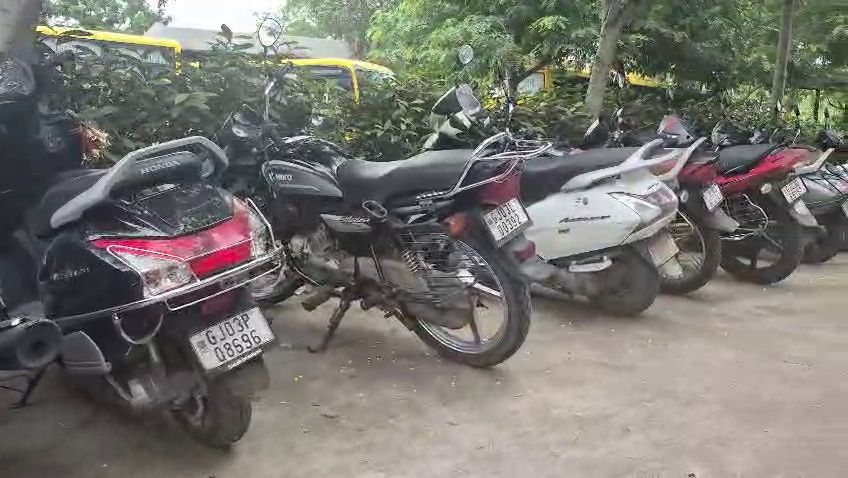
#> input picture TRINETRA-AI-main/hack/trinetra_detection/sample_data/sample_1.jpg, 848 x 478 px
$ python -i analyze_video.py   (imports and definitions only)   (older library calls are emulated)
#> lines starting #> are read from the running program, lines starting #| are printed output that depends on the picture
#!/usr/bin/env python3
"""Inspect a traffic/CCTV video (or domain stills) and write a footage report.

    python training/analyze_video.py --video feeds/reference_traffic.mp4
    python training/analyze_video.py                 # stills + any local video

The report is what the rest of the training config is based on: resolution,
FPS, vehicle scale, plate pixel size, lighting, overlap, motion.
"""
from __future__ import annotations

import argparse
import json
import sys
from pathlib import Path

import cv2
import numpy as np

from common import (
    DOMAIN_STILLS,
    FEEDS_DIR,
    FRAMES_DIR,
    REFERENCE_BYTES,
    REFERENCE_DRIVE_URL,
    REFERENCE_FILENAME,
    REFERENCE_VIDEO,
    REPORTS,
    VEHICLE_CLASSES,
    ensure_dirs,
)


def _open_video(path: Path):
    cap = cv2.VideoCapture(str(path))
    if not cap.isOpened():
        raise SystemExit(f"cannot open video: {path}")
    return cap


def _sample_indices(n: int, k: int) -> list:
    if n <= 0:
        return []
    k = min(k, n)
    if k == 1:
        return [0]
    return [int(round(i * (n - 1) / (k - 1))) for i in range(k)]


def _brightness_stats(frame: np.ndarray) -> dict:
    gray = cv2.cvtColor(frame, cv2.COLOR_BGR2GRAY)
    return {
        "mean": round(float(gray.mean()), 2),
        "std": round(float(gray.std()), 2),
        "min": int(gray.min()),
        "max": int(gray.max()),
    }


def _blur_score(frame: np.ndarray) -> float:
    gray = cv2.cvtColor(frame, cv2.COLOR_BGR2GRAY)
    return float(cv2.Laplacian(gray, cv2.CV_64F).var())


# [4 lines left out: function _motion_score, not called in this run]


def analyze_video(path: Path, n_samples: int = 24) -> dict:
#> called with n_samples = 24
    cap = _open_video(path)
    w = int(cap.get(cv2.CAP_PROP_FRAME_WIDTH) or 0)
    h = int(cap.get(cv2.CAP_PROP_FRAME_HEIGHT) or 0)
    fps = float(cap.get(cv2.CAP_PROP_FPS) or 0.0)
    n = int(cap.get(cv2.CAP_PROP_FRAME_COUNT) or 0)
    duration = (n / fps) if fps > 1e-3 else 0.0
    fourcc = int(cap.get(cv2.CAP_PROP_FOURCC) or 0)
    codec = "".join(chr((fourcc >> 8 * i) & 0xFF) for i in range(4)).strip() or "unknown"

    idxs = _sample_indices(n, n_samples) if n > 0 else list(range(n_samples))
    frames = []
    blur_scores = []
    bright = []
    motion = []
    prev = None
    grabbed = 0
    if n > 0:
        for i in idxs:
            cap.set(cv2.CAP_PROP_POS_FRAMES, i)
            ok, frame = cap.read()
            if not ok or frame is None:
                continue
            grabbed += 1
            frames.append(frame)
            blur_scores.append(_blur_score(frame))
            bright.append(_brightness_stats(frame))
            if prev is not None:
                motion.append(_motion_score(prev, frame))
            prev = frame
#> this loop made 1 pass
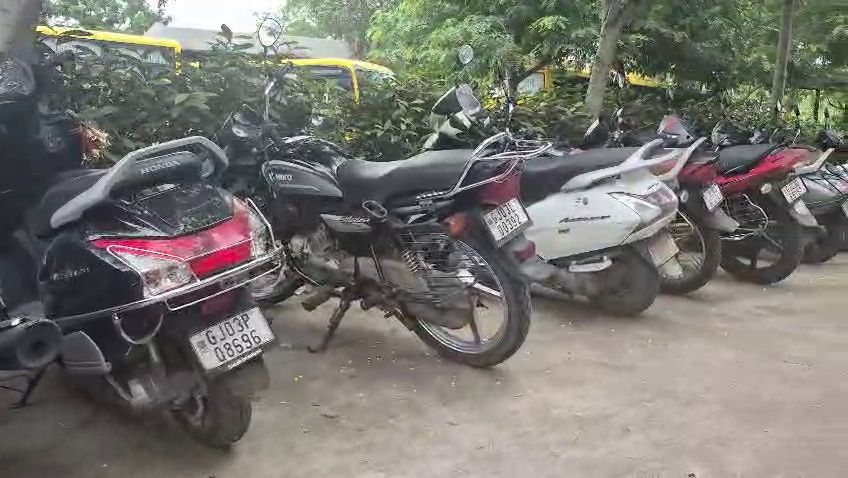
#> input picture TRINETRA-AI-main/hack/trinetra_detection/sample_data/sample_1.jpg, 848 x 478 px
#> pass 1, in _blur_score, `gray = cv2.cvtColor(frame, cv2.COLOR_BGR2GRAY)`:
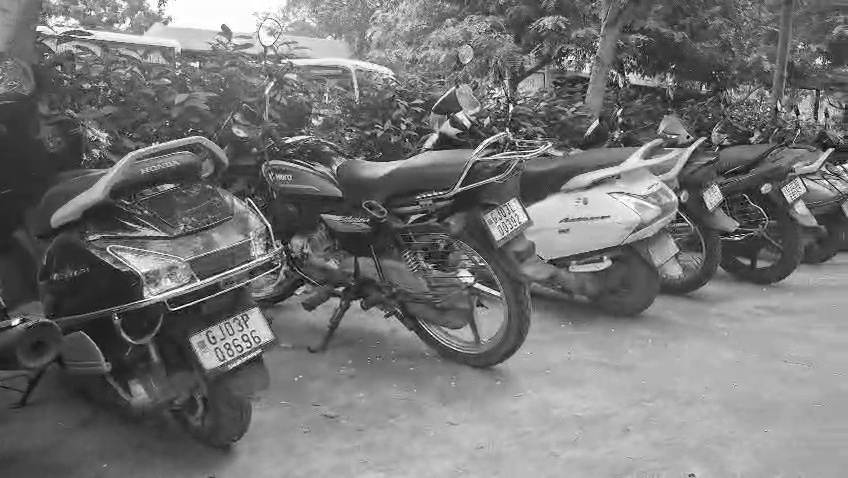
#> gray: shape (478, 848); min 0, max 255, mean 116.5
#> frame is the input picture: shape (478, 848, 3); mean B, G, R 111.1, 116.6, 118.4
#> after the loop, blur_scores = [2537]; bright = 1 item; frames = 1 item; grabbed = 1; motion = []
    else:
        # Some containers don't expose frame count — read sequentially.
        while grabbed < n_samples:
            ok, frame = cap.read()
            if not ok:
                break
            grabbed += 1
            frames.append(frame)
            blur_scores.append(_blur_score(frame))
            bright.append(_brightness_stats(frame))
            if prev is not None:
                motion.append(_motion_score(prev, frame))
            prev = frame
    cap.release()

    if not frames:
        raise SystemExit(f"no frames decoded from {path}")

    # Persist a few preview JPEGs for the report.
#> (the run stopped early here; a loop or call above may not have finished)

$ run again, on TRINETRA-AI-main/hack/trinetra_detection/sample_data/sample_2.jpg
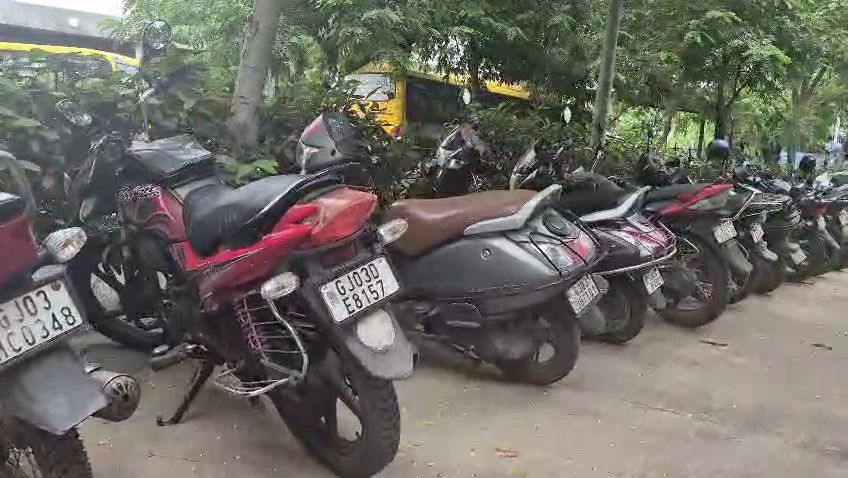
#> input picture TRINETRA-AI-main/hack/trinetra_detection/sample_data/sample_2.jpg, 848 x 478 px
#> the loop in analyze_video, `for i in idxs:` made 1 pass
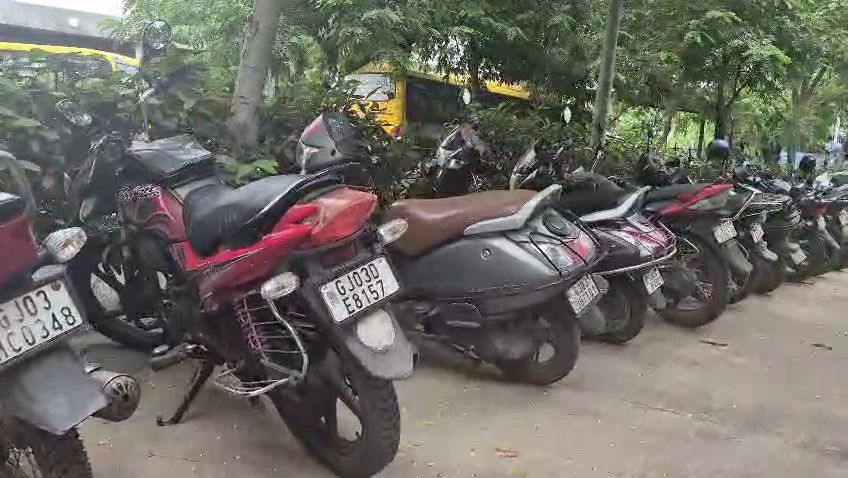
#> input picture TRINETRA-AI-main/hack/trinetra_detection/sample_data/sample_2.jpg, 848 x 478 px
#> pass 1, in _blur_score, `gray = cv2.cvtColor(frame, cv2.COLOR_BGR2GRAY)`:
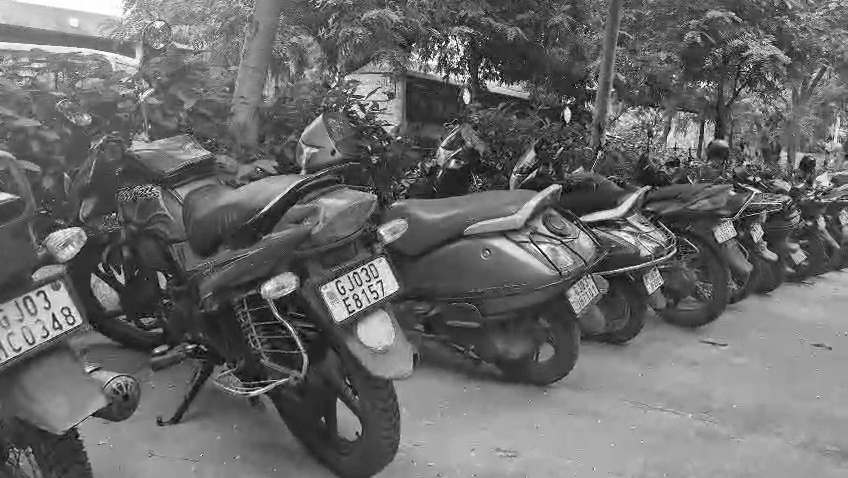
#> gray: shape (478, 848); min 0, max 255, mean 105.9
#> in analyze_video, frame is the input picture: shape (478, 848, 3); mean B, G, R 99.4, 106, 108.3
#> after the loop in analyze_video, `for i in idxs:`: blur_scores = [3027.7]; bright = 1 item; grabbed = 1; motion = []

$ run again, on TRINETRA-AI-main/hack/trinetra_detection/sample_data/sample_3.jpg
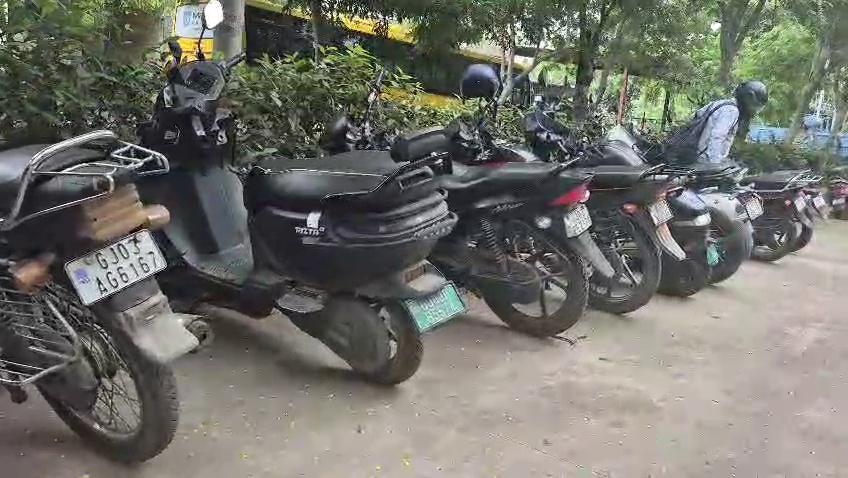
#> input picture TRINETRA-AI-main/hack/trinetra_detection/sample_data/sample_3.jpg, 848 x 478 px
#> the loop in analyze_video, `for i in idxs:` made 1 pass
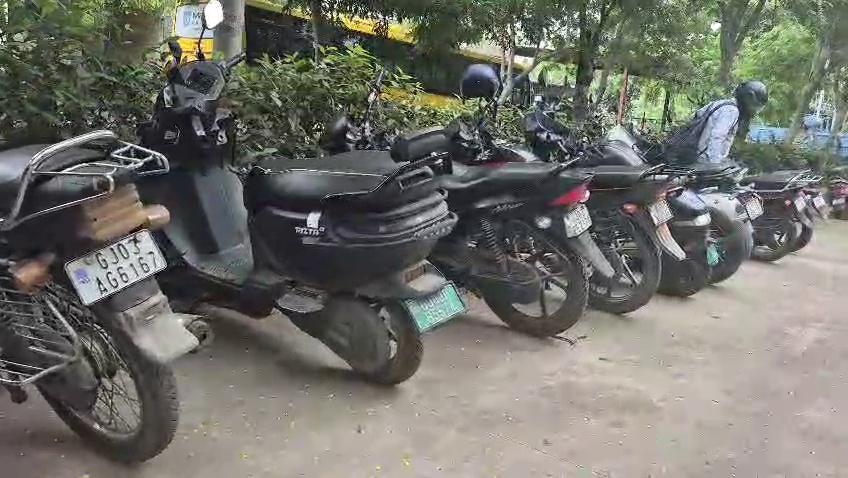
#> input picture TRINETRA-AI-main/hack/trinetra_detection/sample_data/sample_3.jpg, 848 x 478 px
#> pass 1, in _blur_score, `gray = cv2.cvtColor(frame, cv2.COLOR_BGR2GRAY)`:
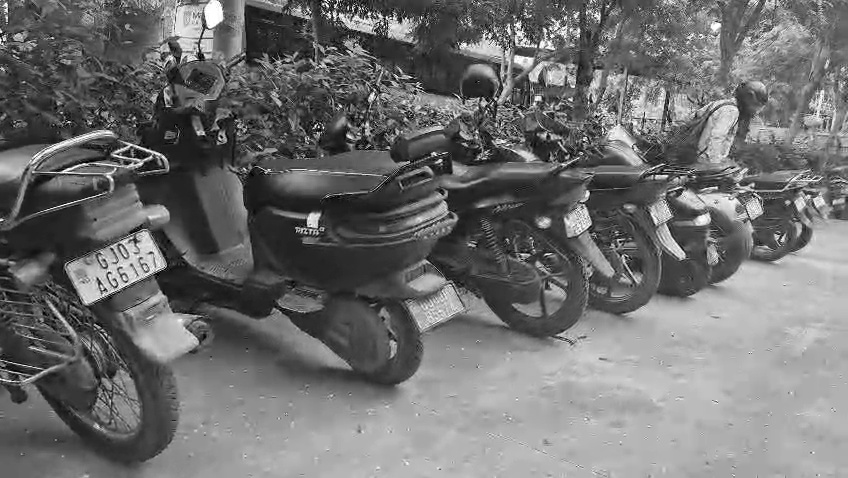
#> gray: shape (478, 848); min 0, max 255, mean 111.7
#> in analyze_video, frame is the input picture: shape (478, 848, 3); mean B, G, R 105.2, 112.5, 112.5
#> after the loop in analyze_video, `for i in idxs:`: blur_scores = [3290.6]; bright = 1 item; grabbed = 1; motion = []
